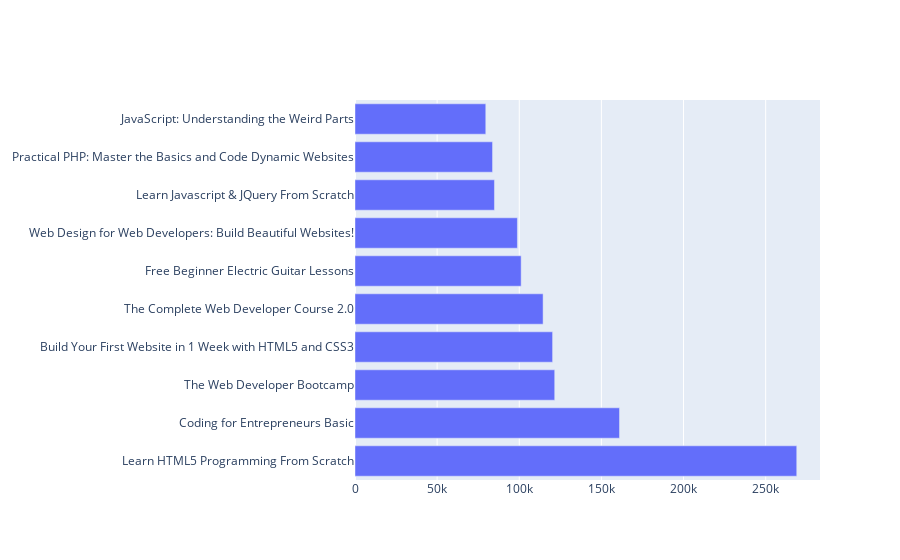

The notebook cell this image was saved under:
### Markdown cell above
## Top 10 courses

### Code cell
fig = go.Figure(data=[
    go.Bar(name='Subscribers', x=max_subs['num_subscribers'], y=max_subs['course_title'], orientation='h'),
])
fig.show()

### Figure 1 — Plotly figure (JSON) as saved in the notebook; plotly's stock layout.template omitted (floating-point values rounded to 4 significant figures)
{"data": [{"name": "Subscribers", "orientation": "h", "type": "bar", "x": [268923, 161029, 121584, 120291, 114512, 101154, 98867, 84897, 83737, 79612], "y": ["Learn HTML5 Programming From Scratch", "Coding for Entrepreneurs Basic", "The Web Developer Bootcamp", "Build Your First Website in 1 Week with HTML5 and CSS3", "The Complete Web Developer Course 2.0", "Free Beginner Electric Guitar Lessons", "Web Design for Web Developers: Build Beautiful Websites!", "Learn Javascript & JQuery From Scratch", "Practical PHP: Master the Basics and Code Dynamic Websites", "JavaScript: Understanding the Weird Parts"]}], "layout": {}}
